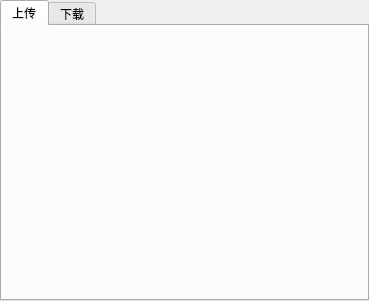
<?xml version="1.0" encoding="UTF-8"?>
<ui version="4.0">
 <class>UiTransfer</class>
 <widget class="QWidget" name="UiTransfer">
  <property name="geometry">
   <rect>
    <x>0</x>
    <y>0</y>
    <width>369</width>
    <height>301</height>
   </rect>
  </property>
  <property name="windowTitle">
   <string>Form</string>
  </property>
  <layout class="QHBoxLayout" name="horizontalLayout">
   <property name="leftMargin">
    <number>0</number>
   </property>
   <property name="topMargin">
    <number>0</number>
   </property>
   <property name="rightMargin">
    <number>0</number>
   </property>
   <property name="bottomMargin">
    <number>0</number>
   </property>
   <item>
    <widget class="QTabWidget" name="tabWidget">
     <property name="currentIndex">
      <number>0</number>
     </property>
     <widget class="UiUpload" name="tabUpload">
      <attribute name="title">
       <string>上传</string>
      </attribute>
     </widget>
     <widget class="UiDownload" name="tabDownload">
      <attribute name="title">
       <string>下载</string>
      </attribute>
     </widget>
    </widget>
   </item>
  </layout>
 </widget>
 <customwidgets>
  <customwidget>
   <class>UiDownload</class>
   <extends>QWidget</extends>
   <header>src/fend/uitransfer/uidownload.h</header>
   <container>1</container>
  </customwidget>
  <customwidget>
   <class>UiUpload</class>
   <extends>QWidget</extends>
   <header>src/fend/uitransfer/uiupload.h</header>
   <container>1</container>
  </customwidget>
 </customwidgets>
 <resources/>
 <connections/>
</ui>
